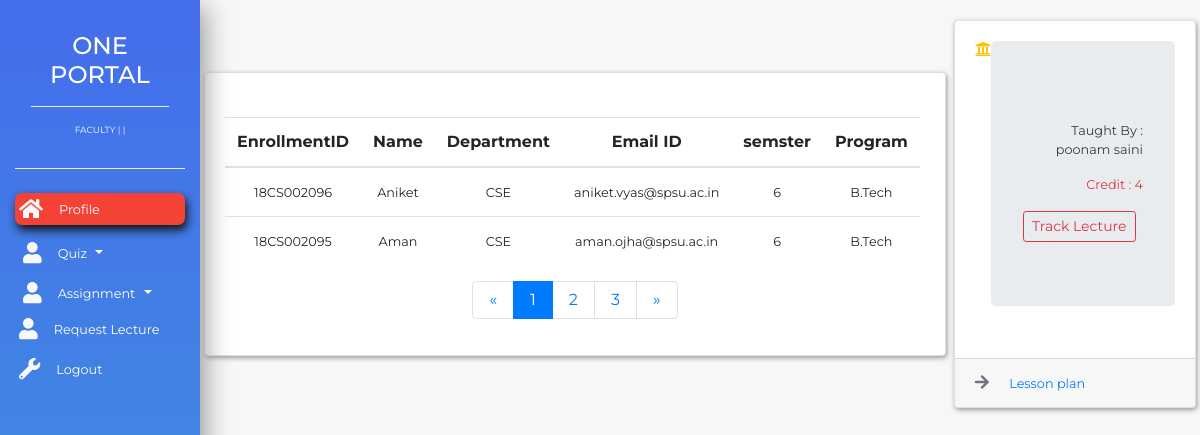
Before: /academic/ASSTPROF/lecture/1/view with the older database file.
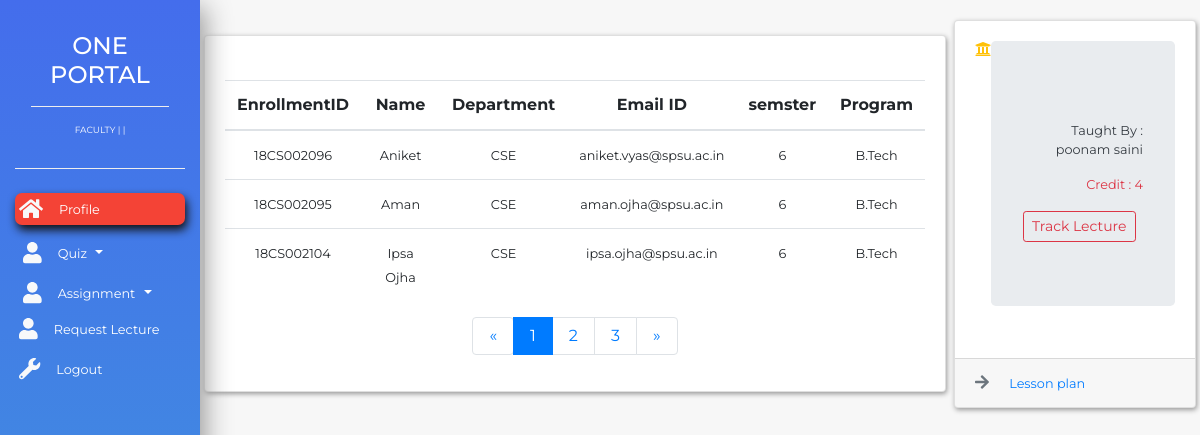
After: the same page with the newer database file.
### academics/models.py (models this page shows, shortened)
class lectureEnrollment(models.Model):
    id = models.AutoField(primary_key=True)
    lecture = models.ForeignKey('subjects',on_delete=models.CASCADE)
    student = models.ForeignKey('stud_details',on_delete=models.CASCADE)
    def __str__(self):
        return self.student.FullName + " of "+ str(self.student.currentSemester) + " sem Enrolled in " + self.lecture.subjectName

class stud_details(models.Model):#Student Information
    id = models.AutoField(primary_key=True)
    EnrollmentNumber = models.CharField(max_length=10)
    FullName = models.CharField(max_length=100)
    Department = models.ForeignKey('Department',on_delete=models.CASCADE)
    program = models.ForeignKey('program',on_delete=models.CASCADE)
    BatchYear = models.CharField(max_length=10)
    UniversityEmailID = models.CharField(max_length=100)
    PersonalEmailID = models.CharField(max_length=100)
    Phone = models.BigIntegerField()
    currentSemester = models.IntegerField(blank=True)
    StreetAddress = models.CharField(max_length=100)
    District = models.CharField(max_length=10)
    State = models.CharField(max_length=20)
    PinCode = models.IntegerField()
    LastQualification = models.CharField(max_length=100)
    def __str__(self):
        return self.EnrollmentNumber

class Department(models.Model):
    id = models.AutoField(primary_key=True)
    DepartmentID = models.CharField(max_length=10)
    DepartmentName = models.CharField(max_length=100)
    HeadOfDepartment = models.ForeignKey('employee',on_delete=models.CASCADE)
    SpecializedCourse = models.BooleanField()
    StartDate = models.DateField()
    School = models.ForeignKey('school',on_delete=models.CASCADE)
    Status = models.BooleanField()
    def __str__(self):
        return self.DepartmentID

class program(models.Model):
    id = models.AutoField(primary_key=True)
    name = models.CharField(max_length=100)
    school = models.ForeignKey('school',on_delete=models.CASCADE)
    totalSemester = models.IntegerField(blank=True)
    status = models.BooleanField()
    createdOn = models.DateTimeField(auto_now_add=True)

class subjects(models.Model):
    id = models.AutoField(primary_key=True)
    subjectCode = models.CharField(max_length=10)
    subjectName = models.CharField(max_length=50)
    LessonPlan = models.FileField(upload_to='media')
    Semester = models.IntegerField()
    TaughtBy = models.ForeignKey('faculty' , on_delete=models.CASCADE,blank=True)
    Credit = models.CharField(max_length=10)
    Department = models.ForeignKey('Department', on_delete=models.CASCADE)
    def __str__(self):
        return self.subjectCode + " "+ self.subjectName

class faculty(models.Model):
    id = models.AutoField(primary_key=True)
    FacultyID = models.ForeignKey('employee',on_delete=models.CASCADE)
    Department = models.ForeignKey('Department',on_delete=models.CASCADE)
    def __str__(self):
        return self.FacultyID.Name

class employee(models.Model):
    id = models.AutoField(primary_key=True)
    employeeID = models.CharField(max_length=10)
    personalEmail = models.EmailField()
    universityEmail = models.EmailField(blank=True)
    Name = models.CharField(max_length=20)
    Dob = models.DateField()
    Doj = models.DateField()

### academics/views.py (the view)
# urls.py: path('ASSTPROF/lecture/<str:lecture>/view',views.assLectureView),
def assLectureView(request,lecture):
    lectur = lectureEnrollment.objects.filter(lecture=subjects.objects.get(pk=lecture))
    lects = subjects.objects.filter(pk=lecture)
    context = {
        'outs':lectur,
        'ongoing':lects,
        'assLectureView':True
    }
    if lecture is None:
        context['emptyEnrollment']= True
    print(lects,lectur)
    return render(request,'faculty/lecture.html',context)

### templates/faculty/lecture.html (shortened to what the changed rows need)
{% load static %}
<!doctype html>
<html lang="en">
<head>
    <link rel="stylesheet" href="https://stackpath.bootstrapcdn.com/bootstrap/4.1.1/css/bootstrap.min.css">
    <link rel="stylesheet" href="{% static 'css/style_dash.css' %}">
</head>
<body>
         {% if assLectureView %}
        <section>
            <div class="container-fluid">
                <div class="row mb-5">
                    <div class="col-xl-10 col-lg-9 col-md-10 ml-auto">
                        <div class="row align-items-center">
                            {% if outs %}
                            <div class="col-xl-9 col-sm-12 col-md-10 p-1">
                                <div class="card card-common">
                                    <div class="card-body">
                                        <br>
                                        <table class="table table-stripped table-responsive  text-center">
                                            <thead>
                                                <tr class="">
                                                    <th scope="col">EnrollmentID</th>
                                                    <th scope="col">Name</th>
                                                    <th scope="col">Department</th>
                                                    <th scope="col">Email ID</th>
                                                    <th scope="col">semster</th>
                                                    <th scope="col">Program </th>
                                                </tr>
                                            </thead>
                                            <tbody>
                                                {% for out in outs %}
                                                <tr scope="row">
                                                    <td><small>{{ out.student}}</small></td>
                                                    <td><small>{{ out.student.FullName}}</small></td>
                                                    <td><small>{{ out.student.Department }}</small></td>
                                                    <td><small>{{ out.student.UniversityEmailID }}</small></td>
                                                    <td><small>{{ out.student.currentSemester }}</small></td>
                                                    <td><small>{{out.student.program.name}}</small></td>
                                                </tr>
                                                {% endfor %}
                                            </tbody>
                                        </table>
                                    </div>
                                </div>
                            </div>
                            {% for notice in ongoing %}
                            <div class="col-xl-3 col-sm-6 p-1 ">
                                <div class="card card-common">
                                    <div class="card-body">
                                        <div class="d-flex justify-content-between">
                                            <i class="fas fa-university fa-1x text-warning"></i>
                                            <div class="jumbotron ">
                                                <p class="text-dark text-right small">
                                                    Taught By : {{notice.TaughtBy}}
                                                </p>
                                                <p class="text-danger text-right small">Credit : {{notice.Credit}}</p>
                                                <span class='text-left'><a style="text-decoration: none;" href="Track"><button class="btn btn-sm btn-outline-danger">Track Lecture</button></a></span>
                                            </div>
                                        </div>
                                    </div>
                                    <div class="card-footer text-secondary">
                                        <i class="fas fa-arrow-right mr-3"></i>
                                        <small><a href="/{{notice.LessonPlan}}">Lesson plan</a></small>
                                    </div>
                                </div>
                            </div>
                            {% endfor %} {% endif %}
                        </div>
                    </div>
                </div>
            </div>
        </section>
        {% endif %}
</body>
</html>

Changed rows visible on the page:
added lectureEnrollment: student "18CS002104", student.FullName "Ipsa Ojha", student.Department "CSE", student.UniversityEmailID "ipsa.ojha@spsu.ac.in", student.currentSemester "6", student.program.name "B.Tech"
